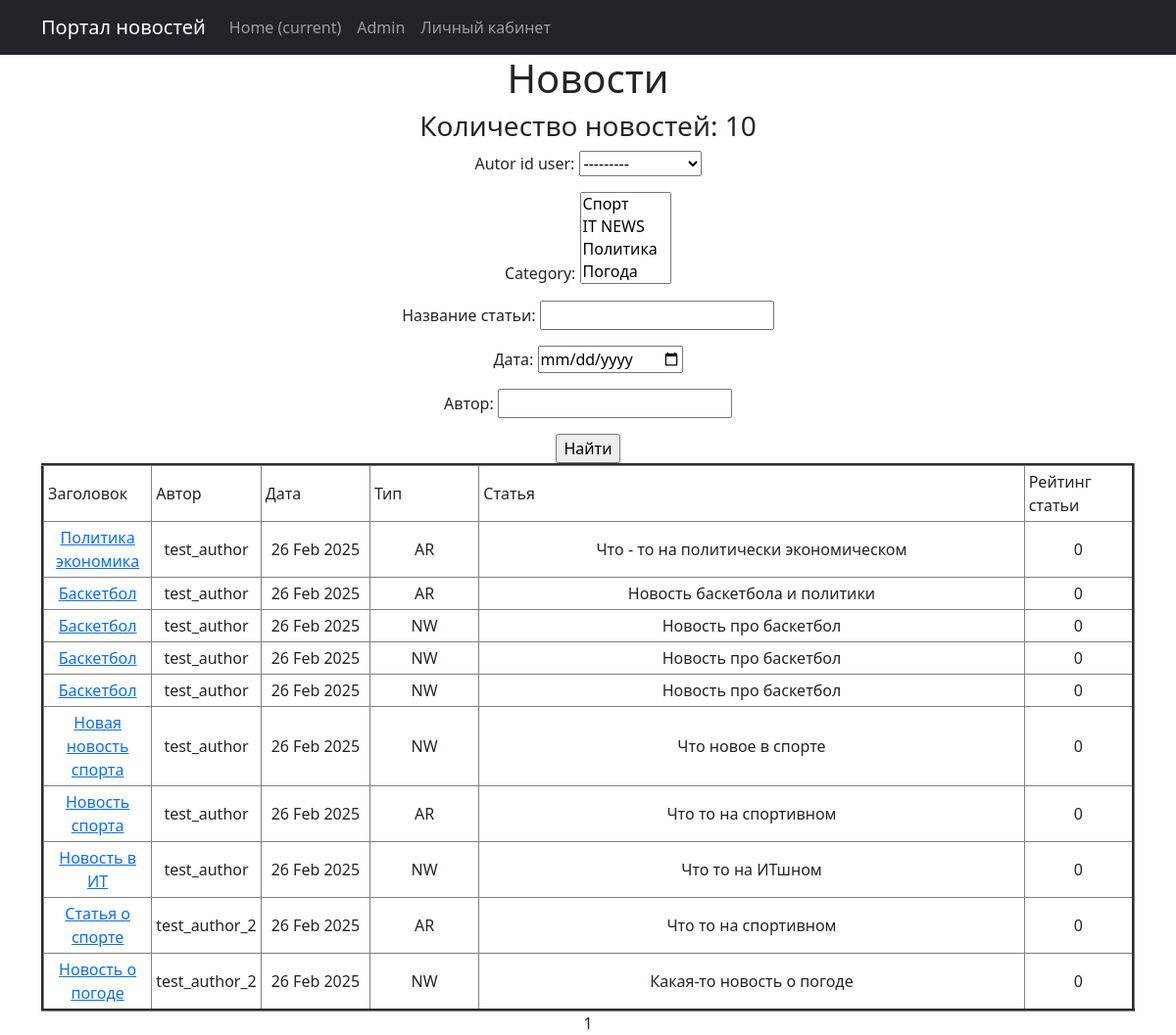
The app's page /search/ with its own data.
### news/models.py (models this page shows, shortened)
class Category(models.Model):
    category = models.CharField(max_length=64, unique=True)
    subscribers = models.ManyToManyField(User, blank=True, null=True, related_name="categories")
    def __str__(self):
        return self.category

class Post(models.Model):
    news = "NW"
    article = "AR"
    POSITIONS = [(news, "Новость"),
                 (article, "Статья")]
    autor_id = models.ForeignKey(Author, on_delete=models.CASCADE)
    type = models.CharField(max_length = 2, choices=POSITIONS, default=news)
    date_time = models.DateTimeField(auto_now_add=True)
    category = models.ManyToManyField("Category", through="PostCategory")
    title_news = models.CharField(max_length = 128)
    text_news = models.TextField()
    rating_post = models.IntegerField(default = 0)

class Author(models.Model):
    rating_autor = models.IntegerField(default = 0)
    user = models.OneToOneField(User, on_delete=models.CASCADE)

### news/views.py (the view)
# urls.py: path('search/', PostSearch.as_view(), name="news_search"),
class PostSearch(ListView):
    model = Post
    ordering = '-date_time'
    template_name = 'post_search.html'
    context_object_name = 'post_search'
    paginate_by = 10
    def get_queryset(self):
        queryset = super().get_queryset()
        self.filterset = NewsFilter(self.request.GET, queryset)
        return self.filterset.qs
    def get_context_data(self, **kwargs):
        context = super().get_context_data(**kwargs)
        context['filterset'] = self.filterset
        return context

### news/templatetags/custom_filters.py (called while the page is built)
def stripping(text):
    word = ''
    for i in text:
        if i.isalpha():
            word += i
    return word.lower()

@register.filter()
def censor(text):
    list_censor = [str(i) for i in Censorship.objects.all()]
    for word in text.split():
        format_word = stripping(word)
        if format_word in list_censor:
            cencore_word = format_word[0] + "*" * (len(word) - 1)
            text = text.replace(delete_symbol_l_r(word), cencore_word)
    return text

### templates/post_search.html (shortened to what this page needs)
{% extends 'flatpages/default.html' %}
{% load custom_filters %}
{% load custom_tags %}
{% block content %}
    <h1>Новости</h1>
    <h3> Количество новостей: {{ post_search | length}} </h3>
        <form action="" method="get">
            {{ filterset.form.as_p }}
            <input type="submit" value="Найти" />
        </form>
        {% if post_search %}
            <table border="3" cellpadding="4" cellspacing="1" width="100%">
                <tr>
                    <td align="left" width="10%">Заголовок</td>
                    <td align="left" width="10%">Автор</td>
                    <td align="left" width="10%">Дата</td>
                    <td align="left" width="10%">Тип</td>
                    <td align="left" width="50%">Статья</td>
                    <td align="left" width="10%">Рейтинг статьи</td>
                </tr>
                {% for post in post_search%}
                <tr>
                    <td><a href="{% url 'news_detail' post.pk %}">{{ post.title_news | censor }}</a></td>
                    <td>{{ post.autor_id.user }}</td>
                    <td>{{ post.date_time | date:'d M Y' }}</td>
                    <td>{{ post.type }}</td>
                    <td>{{ post.text_news | truncatewords:20 | censor }}</td>
                    <td>{{ post.rating_post }}</td>
                </tr>
                {% endfor %}
            </table>
        {% else %}
        <h2>По вашему запросу ничего не найдено!</h2>
        {% endif%}
   {{ page_obj.number }}
{% endblock content %}

### templates/post_search.html (style rules this page uses)
td { border: 1px solid grey; }

### records on screen
Category: category "Спорт / IT NEWS / Политика / Погода"
Post: title_news|censor "Политика экономика", autor_id.user "test_author", date_time "26 Feb 2025", type "AR", text_news|censor "Что - то на политически экономическом", rating_post "0"
Post: title_news|censor "Баскетбол", autor_id.user "test_author", date_time "26 Feb 2025", type "AR", text_news|censor "Новость баскетбола и политики", rating_post "0"
Post: title_news|censor "Баскетбол", autor_id.user "test_author", date_time "26 Feb 2025", type "NW", text_news|censor "Новость про баскетбол", rating_post "0"
Post: title_news|censor "Баскетбол", autor_id.user "test_author", date_time "26 Feb 2025", type "NW", text_news|censor "Новость про баскетбол", rating_post "0"
Post: title_news|censor "Баскетбол", autor_id.user "test_author", date_time "26 Feb 2025", type "NW", text_news|censor "Новость про баскетбол", rating_post "0"
Post: title_news|censor "Новая новость спорта", autor_id.user "test_author", date_time "26 Feb 2025", type "NW", text_news|censor "Что новое в спорте", rating_post "0"
Post: title_news|censor "Новость спорта", autor_id.user "test_author", date_time "26 Feb 2025", type "AR", text_news|censor "Что то на спортивном", rating_post "0"
Post: title_news|censor "Новость в ИТ", autor_id.user "test_author", date_time "26 Feb 2025", type "NW", text_news|censor "Что то на ИТшном", rating_post "0"
Post: title_news|censor "Статья о спорте", autor_id.user "test_author_2", date_time "26 Feb 2025", type "AR", text_news|censor "Что то на спортивном", rating_post "0"
Post: title_news|censor "Новость о погоде", autor_id.user "test_author_2", date_time "26 Feb 2025", type "NW", text_news|censor "Какая-то новость о погоде", rating_post "0"

### other values on screen
{{ post_search | length }} "10"
{{ page_obj.number }} "1"
